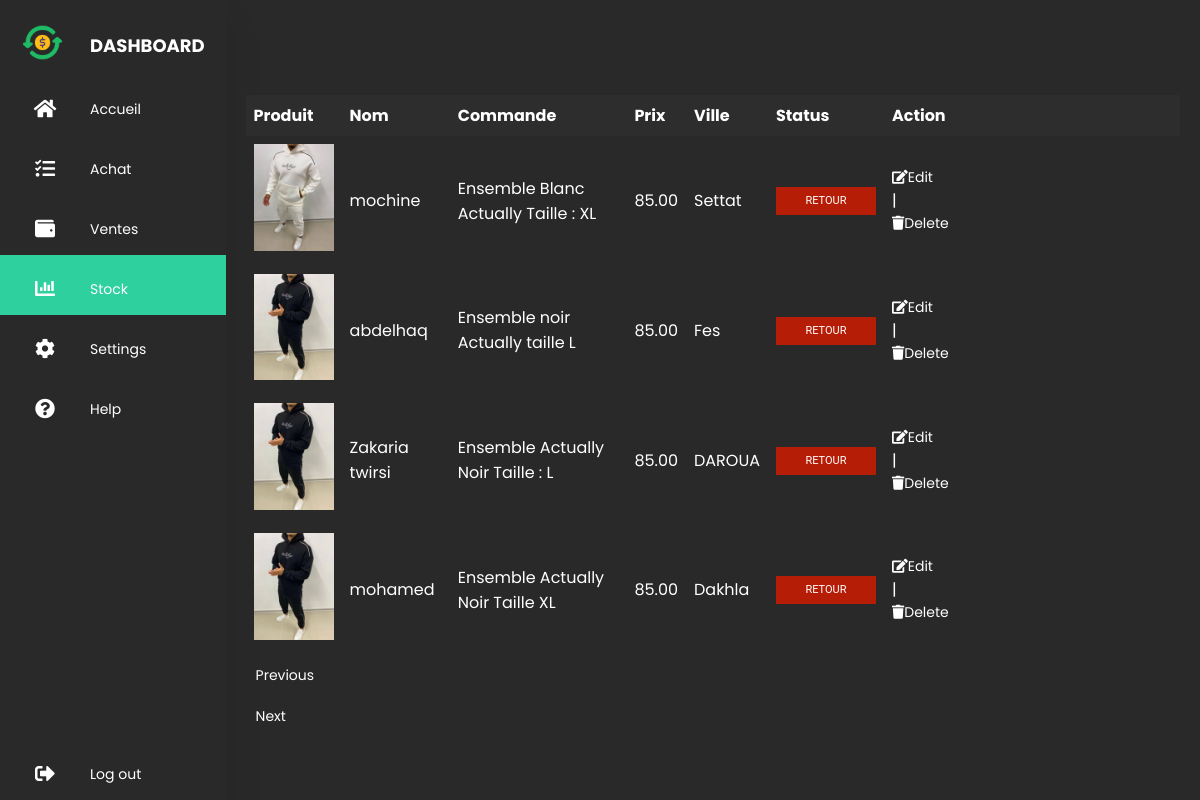
Page /stock.php?page=2 (signed in) on the committed database.
### tables this page shows
CREATE TABLE `stock` (
  `id` int(11) NOT NULL,
  `image` varchar(255) NOT NULL,
  `name` varchar(255) NOT NULL,
  `commande` varchar(255) NOT NULL,
  `prix` decimal(10,2) NOT NULL,
  `ville` varchar(255) NOT NULL,
  `status` varchar(50) NOT NULL
);

### stock.php (the view, shortened to what this page needs)
<!DOCTYPE html>
<html>
<head>
    <link rel="stylesheet" href="css/sortie.css" />
    <link rel="stylesheet" href="https://cdnjs.cloudflare.com/ajax/libs/font-awesome/5.15.4/css/all.min.css"/>
</head>
<body >
<div class="container">
    <?php include 'menu.php';
    ?>
    <section class="main">
        <br>
        <br>
        <br>
        <table>
            <thead>
            <tr>
                <th>Produit</th>
                <th>Nom</th>
                <th>Commande</th>
                <th>Prix</th>
                <th>Ville</th>
                <th>Status</th>
                <th>Action</th>
            </tr>
            </thead>
            <tbody>
            <?php
            $servername = "localhost";
            $username = "root";
            $password = "";
            $dbname = "ca";
            $conn = new mysqli($servername, $username, $password, $dbname);
            $perPage = 4;
            if (isset($_GET['page'])) {
                $currentPage = $_GET['page'];
            } else {
                $currentPage = 1;
            }
            $startIndex = ($currentPage - 1) * $perPage;
            $sql = "SELECT * FROM stock LIMIT $startIndex, $perPage";
            $result = $conn->query($sql);
            if ($result && $result->num_rows > 0) {
                while ($rowEntrer = $result->fetch_assoc()) {
                    echo "<tr>";
                    echo "<td><img src='" . $rowEntrer["image"] . "' alt='Client Image' width='80'></td>";
                    echo "<td>" . $rowEntrer["name"] . "</td>";
                    echo "<td>" . $rowEntrer["commande"] . "</td>";
                    echo "<td>" . $rowEntrer["prix"] . "</td>";
                    echo "<td>" . $rowEntrer["ville"] . "</td>";
                    $statusClass = "";
                    switch ($rowEntrer["status"]) {
                        case "Retour":
                            $statusClass = "retour";
                            break;
                    }
                    echo "<td>";
                    echo "<button class='status-button $statusClass'>" . $rowEntrer["status"] . "</button>";
                    echo "</td>";
                    echo "<td><a href='javascript:void(0);' class='edit-client' data-client-id='" . $rowEntrer["id"] . "'><i class='fas fa-edit'></i> Edit</a> | <a href='delete_stock.php?id=" . $rowEntrer["id"] . "'><i class='fas fa-trash'></i> Delete</a></td>";
                    echo "</tr>";
                }
            } else {
                echo "<tr><td colspan='7'>No clients with 'retour' & 'refusé' status found in 'entrer' table.</td></tr>";
            }
            if (isset($_GET['page'])) {
                $currentPage = $_GET['page'];
            } else {
                $currentPage = 1;
            }
            ?>
            </tbody>
        </table>
        <?php
        $perPage = 5;
        if (isset($_GET['page'])) {
            $currentPage = $_GET['page'];
        } else {
            $currentPage = 1;
        }
        $startIndex = ($currentPage - 1) * $perPage;
        echo '<div class"here">';
        if ($currentPage > 1) {
            echo "<a class=dd href='stock.php?page=" . ($currentPage - 1) . "'>Previous</a>";
        }
        $sqlCount = "SELECT COUNT(*) AS total FROM stock";
        $countResult = $conn->query($sqlCount);
        $countRow = $countResult->fetch_assoc();
        $totalClients = $countRow['total'];
        if ($totalClients > $startIndex + $perPage) {
            echo "<a class=dd href='stock.php?page=" . ($currentPage + 1) . "'>Next</a>";
        }
        ?>
    </section>
</div>
</body>
</html>

### css/sortie.css (style rules this page uses)
* { margin: 0; padding: 0; outline: none; border: none; text-decoration: none; box-sizing: border-box; font-family: "Poppins", sans-serif; }
body { background: #292929; }
.container { display: flex; }
a { position: relative; color: white; font-size: 14px; display: table; width: 280px; padding: 10px; }
.main { position: relative; padding: 20px; width: 100%; }
table { width: 100%; border-collapse: collapse; }
th, td { padding: 8px; text-align: left; color: #FFFFFF; }
th { background-color: #2d2d2d; }
.status-button { font-family: "Roboto", sans-serif; text-transform: uppercase; outline: 0; border: none; padding: 8px; color: #FFFFFF; -webkit-transition: all 0.3s ease; transition: all 0.3s ease; cursor: pointer; line-height: 12px; font-size: 11px; width: 100px; }
.retour { background-color: #b61d07; color: white; }

### rows in the picture
stock: image (picture), name "mochine", commande "Ensemble Blanc Actually Taille : XL", prix "85.00", ville "Settat", status "RETOUR"
stock: image (picture), name "abdelhaq", commande "Ensemble noir Actually taille L", prix "85.00", ville "Fes", status "RETOUR"
stock: image (picture), name "Zakaria twirsi", commande "Ensemble Actually Noir Taille : L", prix "85.00", ville "DAROUA", status "RETOUR"
stock: image (picture), name "mohamed", commande "Ensemble Actually Noir Taille XL", prix "85.00", ville "Dakhla", status "RETOUR"
